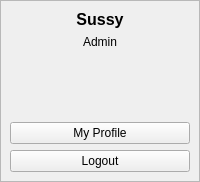
     <widget class="QCustomSlideMenu" name="profileCont" native="true">
      <layout class="QVBoxLayout" name="verticalLayout_14">
       <property name="spacing">
        <number>0</number>
       </property>
       <property name="leftMargin">
        <number>0</number>
       </property>
       <property name="topMargin">
        <number>0</number>
       </property>
       <property name="rightMargin">
        <number>0</number>
       </property>
       <property name="bottomMargin">
        <number>0</number>
       </property>
       <item alignment="Qt::AlignTop">
        <widget class="QFrame" name="frame_15">
         <property name="minimumSize">
          <size>
           <width>100</width>
           <height>0</height>
          </size>
         </property>
         <property name="frameShape">
          <enum>QFrame::StyledPanel</enum>
         </property>
         <property name="frameShadow">
          <enum>QFrame::Raised</enum>
         </property>
         <layout class="QVBoxLayout" name="verticalLayout_13">
          <item alignment="Qt::AlignTop">
           <widget class="QLabel" name="label_44">
            <property name="font">
             <font>
              <pointsize>12</pointsize>
              <weight>75</weight>
              <bold>true</bold>
             </font>
            </property>
            <property name="text">
             <string>Sussy</string>
            </property>
            <property name="alignment">
             <set>Qt::AlignCenter</set>
            </property>
           </widget>
          </item>
          <item alignment="Qt::AlignTop">
           <widget class="QLabel" name="label_45">
            <property name="text">
             <string>Admin</string>
            </property>
            <property name="alignment">
             <set>Qt::AlignCenter</set>
            </property>
           </widget>
          </item>
          <item alignment="Qt::AlignHCenter|Qt::AlignTop">
           <widget class="QLabel" name="label_46">
            <property name="minimumSize">
             <size>
              <width>50</width>
              <height>61</height>
             </size>
            </property>
            <property name="maximumSize">
             <size>
              <width>50</width>
              <height>61</height>
             </size>
            </property>
            <property name="text">
             <string/>
            </property>
            <property name="pixmap">
             <pixmap resource="resources.qrc">:/images/assets/images/red-among-us-png.png</pixmap>
            </property>
            <property name="scaledContents">
             <bool>true</bool>
            </property>
           </widget>
          </item>
          <item>
           <widget class="QPushButton" name="pushButton_11">
            <property name="text">
             <string>My Profile</string>
            </property>
            <property name="icon">
             <iconset resource="resources.qrc">
              <normaloff>:/blueIcons/assets/icons/blue/user.svg</normaloff>:/blueIcons/assets/icons/blue/user.svg</iconset>
            </property>
           </widget>
          </item>
          <item>
           <widget class="QPushButton" name="pushButton_12">
            <property name="text">
             <string>Logout</string>
            </property>
            <property name="icon">
             <iconset resource="resources.qrc">
              <normaloff>:/blueIcons/assets/icons/blue/log-out.svg</normaloff>:/blueIcons/assets/icons/blue/log-out.svg</iconset>
            </property>
           </widget>
          </item>
         </layout>
        </widget>
       </item>
      </layout>
     </widget>
